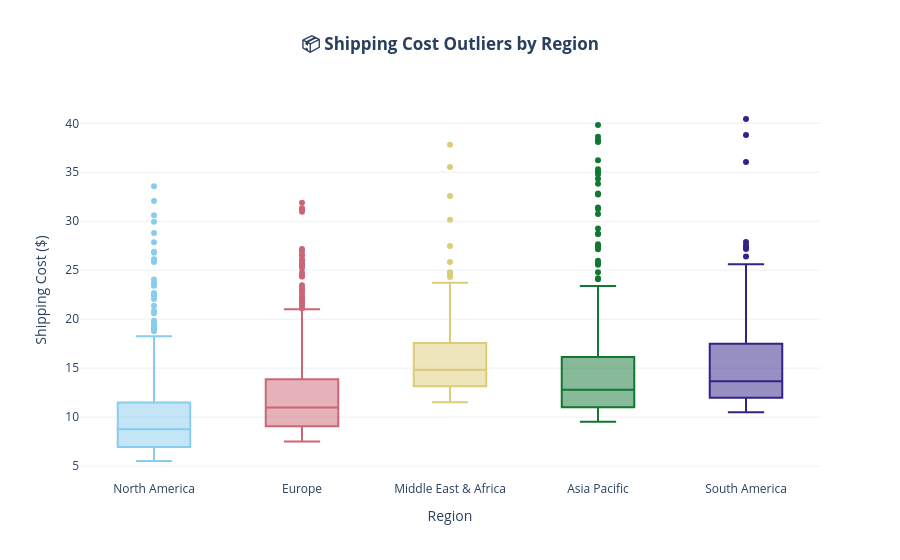

Notebook source saved alongside this figure:
### Markdown cell above
### Analysis:
While the table above confirms that and `Middle East & Africa`(MEA) and `South America` have the highest average logistics overhead, the following Boxplot allows us to see the distribution of these costs and identify specific high-cost outliers that are draining our profit margins.

### Code cell
# Create a Box Plot to see Shipping Cost distribution and Outliers by Region
fig_ship = px.box(
    df, 
    x='Region', 
    y='Shipping_Cost', 
    color='Region',
    points="outliers",  # This explicitly shows the "expensive" individual orders
    title="<b>📦 Shipping Cost Outliers by Region</b>",
    template='plotly_white',
    color_discrete_sequence=px.colors.qualitative.Safe
)

fig_ship.update_layout(
    title_x=0.5,
    yaxis_title="Shipping Cost ($)",
    showlegend=False
)

fig_ship.show()

### Figure 1 — Plotly figure (JSON) as saved in the notebook; plotly's stock layout.template omitted (floating-point values rounded to 4 significant figures; data arrays with more than 128 entries replaced by an {"elided": "..."} marker saying what was removed)
{"data": [{"alignmentgroup": "True", "boxpoints": "outliers", "hovertemplate": "Region=%{x}<br>Shipping_Cost=%{y}<extra></extra>", "legendgroup": "North America", "marker": {"color": "rgb(136, 204, 238)"}, "name": "North America", "notched": false, "offsetgroup": "North America", "orientation": "v", "showlegend": true, "type": "box", "x": {"elided": "578 str values"}, "x0": " ", "xaxis": "x", "y": {"elided": "578 float values"}, "y0": " ", "yaxis": "y"}, {"alignmentgroup": "True", "boxpoints": "outliers", "hovertemplate": "Region=%{x}<br>Shipping_Cost=%{y}<extra></extra>", "legendgroup": "Europe", "marker": {"color": "rgb(204, 102, 119)"}, "name": "Europe", "notched": false, "offsetgroup": "Europe", "orientation": "v", "showlegend": true, "type": "box", "x": {"elided": "503 str values"}, "x0": " ", "xaxis": "x", "y": {"elided": "503 float values"}, "y0": " ", "yaxis": "y"}, {"alignmentgroup": "True", "boxpoints": "outliers", "hovertemplate": "Region=%{x}<br>Shipping_Cost=%{y}<extra></extra>", "legendgroup": "Middle East & Africa", "marker": {"color": "rgb(221, 204, 119)"}, "name": "Middle East & Africa", "notched": false, "offsetgroup": "Middle East & Africa", "orientation": "v", "showlegend": true, "type": "box", "x": {"elided": "208 str values"}, "x0": " ", "xaxis": "x", "y": {"elided": "208 float values"}, "y0": " ", "yaxis": "y"}, {"alignmentgroup": "True", "boxpoints": "outliers", "hovertemplate": "Region=%{x}<br>Shipping_Cost=%{y}<extra></extra>", "legendgroup": "Asia Pacific", "marker": {"color": "rgb(17, 119, 51)"}, "name": "Asia Pacific", "notched": false, "offsetgroup": "Asia Pacific", "orientation": "v", "showlegend": true, "type": "box", "x": {"elided": "520 str values"}, "x0": " ", "xaxis": "x", "y": {"elided": "520 float values"}, "y0": " ", "yaxis": "y"}, {"alignmentgroup": "True", "boxpoints": "outliers", "hovertemplate": "Region=%{x}<br>Shipping_Cost=%{y}<extra></extra>", "legendgroup": "South America", "marker": {"color": "rgb(51, 34, 136)"}, "name": "South America", "notched": false, "offsetgroup": "South America", "orientation": "v", "showlegend": true, "type": "box", "x": {"elided": "191 str values"}, "x0": " ", "xaxis": "x", "y": {"elided": "191 float values"}, "y0": " ", "yaxis": "y"}], "layout": {"boxmode": "overlay", "legend": {"title": {"text": "Region"}, "tracegroupgap": 0}, "showlegend": false, "title": {"text": "<b>📦 Shipping Cost Outliers by Region</b>", "x": 0.5}, "xaxis": {"anchor": "y", "categoryarray": ["North America", "Europe", "Middle East & Africa", "Asia Pacific", "South America"], "categoryorder": "array", "domain": [0, 1], "title": {"text": "Region"}}, "yaxis": {"anchor": "x", "domain": [0, 1], "title": {"text": "Shipping Cost ($)"}}}}
